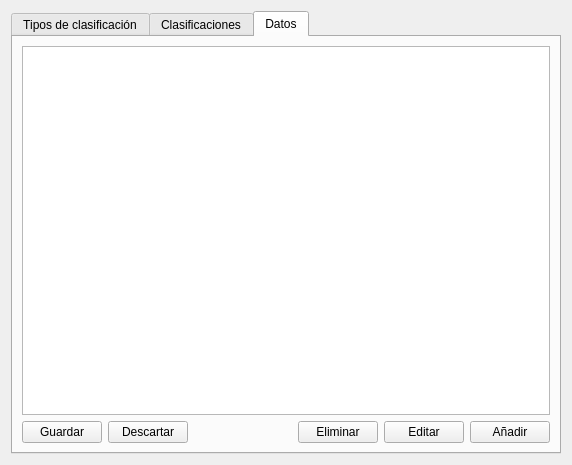
<?xml version="1.0" encoding="UTF-8"?>
<ui version="4.0">
 <class>ArbolClasificacionClass</class>
 <widget class="DataList" name="ArbolClasificacionClass">
  <property name="geometry">
   <rect>
    <x>0</x>
    <y>0</y>
    <width>572</width>
    <height>465</height>
   </rect>
  </property>
  <property name="windowTitle">
   <string>Jerarquía de clasificación</string>
  </property>
  <layout class="QVBoxLayout" name="verticalLayout">
   <item>
    <widget class="QTabWidget" name="tabWidget">
     <property name="currentIndex">
      <number>2</number>
     </property>
     <widget class="QWidget" name="tab_3">
      <attribute name="title">
       <string>Tipos de clasificación</string>
      </attribute>
      <layout class="QVBoxLayout" name="verticalLayout_3">
       <item>
        <widget class="QTableView" name="tablaTipos">
         <property name="selectionBehavior">
          <enum>QAbstractItemView::SelectRows</enum>
         </property>
        </widget>
       </item>
       <item>
        <layout class="QHBoxLayout" name="horizontalLayout">
         <item>
          <widget class="QPushButton" name="guardaTipos">
           <property name="text">
            <string>Guardar</string>
           </property>
          </widget>
         </item>
         <item>
          <widget class="QPushButton" name="descartaTipos">
           <property name="text">
            <string>Descartar</string>
           </property>
          </widget>
         </item>
         <item>
          <spacer name="horizontalSpacer">
           <property name="orientation">
            <enum>Qt::Horizontal</enum>
           </property>
           <property name="sizeHint" stdset="0">
            <size>
             <width>40</width>
             <height>20</height>
            </size>
           </property>
          </spacer>
         </item>
         <item>
          <widget class="QPushButton" name="eliminaTipos">
           <property name="text">
            <string>Eliminar</string>
           </property>
          </widget>
         </item>
         <item>
          <widget class="QPushButton" name="editaTipos">
           <property name="text">
            <string>Editar</string>
           </property>
          </widget>
         </item>
         <item>
          <widget class="QPushButton" name="anadeTipos">
           <property name="text">
            <string>Añadir</string>
           </property>
          </widget>
         </item>
        </layout>
       </item>
      </layout>
     </widget>
     <widget class="QWidget" name="tab">
      <attribute name="title">
       <string>Clasificaciones</string>
      </attribute>
      <layout class="QVBoxLayout" name="verticalLayout_2">
       <item>
        <widget class="QTreeView" name="arbolClasificacion">
         <property name="alternatingRowColors">
          <bool>true</bool>
         </property>
         <property name="selectionMode">
          <enum>QAbstractItemView::ExtendedSelection</enum>
         </property>
        </widget>
       </item>
      </layout>
     </widget>
     <widget class="QWidget" name="tab_2">
      <attribute name="title">
       <string>Datos</string>
      </attribute>
      <layout class="QVBoxLayout" name="verticalLayout_4">
       <item>
        <widget class="QTableView" name="tablaDato">
         <property name="contextMenuPolicy">
          <enum>Qt::CustomContextMenu</enum>
         </property>
         <property name="selectionBehavior">
          <enum>QAbstractItemView::SelectRows</enum>
         </property>
        </widget>
       </item>
       <item>
        <layout class="QHBoxLayout" name="horizontalLayout_2">
         <item>
          <widget class="QPushButton" name="guardaDato">
           <property name="text">
            <string>Guardar</string>
           </property>
          </widget>
         </item>
         <item>
          <widget class="QPushButton" name="descartaDato">
           <property name="text">
            <string>Descartar</string>
           </property>
          </widget>
         </item>
         <item>
          <spacer name="horizontalSpacer_2">
           <property name="orientation">
            <enum>Qt::Horizontal</enum>
           </property>
           <property name="sizeHint" stdset="0">
            <size>
             <width>40</width>
             <height>20</height>
            </size>
           </property>
          </spacer>
         </item>
         <item>
          <widget class="QPushButton" name="eliminaDato">
           <property name="text">
            <string>Eliminar</string>
           </property>
          </widget>
         </item>
         <item>
          <widget class="QPushButton" name="editaDato">
           <property name="text">
            <string>Editar</string>
           </property>
          </widget>
         </item>
         <item>
          <widget class="QPushButton" name="anadeDato">
           <property name="text">
            <string>Añadir</string>
           </property>
          </widget>
         </item>
        </layout>
       </item>
      </layout>
     </widget>
    </widget>
   </item>
  </layout>
  <action name="clipboardDato">
   <property name="text">
    <string>Insertar dato desde portapapeles</string>
   </property>
   <property name="toolTip">
    <string>Insertar dato desde portapapeles</string>
   </property>
  </action>
 </widget>
 <customwidgets>
  <customwidget>
   <class>DataList</class>
   <extends>QWidget</extends>
   <header location="global">widgets/datalist.h</header>
   <container>1</container>
  </customwidget>
 </customwidgets>
 <resources/>
 <connections>
  <connection>
   <sender>tablaDato</sender>
   <signal>customContextMenuRequested(QPoint)</signal>
   <receiver>ArbolClasificacionClass</receiver>
   <slot>showContextMenu(QPoint)</slot>
   <hints>
    <hint type="sourcelabel">
     <x>285</x>
     <y>228</y>
    </hint>
    <hint type="destinationlabel">
     <x>285</x>
     <y>232</y>
    </hint>
   </hints>
  </connection>
 </connections>
</ui>
